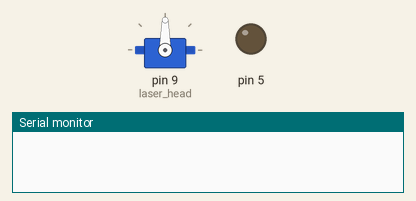
A sketch run on a simulated Arduino Uno, built with avr-gcc and run on an emulated ATmega328P. Shown: servo, output pins drawn as LEDs (lit = HIGH), the last lines printed to the serial monitor. Random numbers use the default seed unless the sketch sets one.

Above: at 0.1 s.
At 10.75 s:
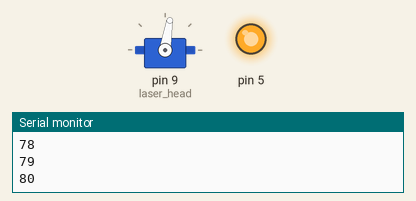
At 20.21 s:
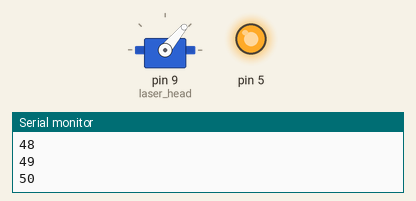
At 39.77 s:
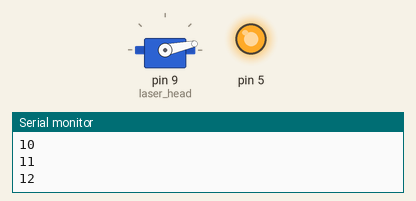
Timing chart, 0 to 40.0 s (numbered marks = the images above):
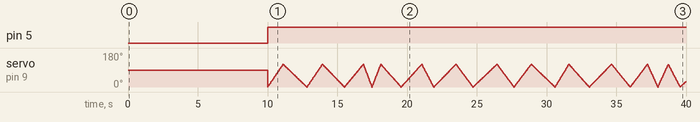

The sketch:

lasercat.ino
```cpp
#include <Servo.h>
Servo laser_head;

#define MAX_ANGLE 120
int lpos =0;
int sweep_time = 15;

void setup() {
  // put your setup code here, to run once:
  laser_head.attach(9);
  Serial.begin(9600);
  pinMode(5,OUTPUT);
  digitalWrite(5,LOW);
  randomSeed(analogRead(0));
}

void run_sweep(unsigned long stop_time) {
  //Turn on the Laser
  digitalWrite(5,HIGH);
  unsigned long counter =0;

  while(counter < stop_time) {
    unsigned long strt_time = millis();
    sweep_time= random(10)+5;
    for(lpos=0; lpos <= MAX_ANGLE; lpos++){
      laser_head.write(lpos);
      delay(sweep_time);
      Serial.println(lpos);
      //printf(lpos);
    }
    sweep_time= random(10)+5;
    for(lpos=MAX_ANGLE; lpos >=0;lpos--){
      laser_head.write(lpos);
      //Serial.println(lpos);
      delay(sweep_time);
    }
    unsigned long add_time = millis() - strt_time;
    counter += add_time;
  }

  //Turn laser off
  digitalWrite(5,LOW);
}

void loop() {
  //Set the next start time;
  unsigned long next_start = 10000; //10 second test
  delay(next_start);
  run_sweep(1000 * 180); // Run for 3 minutes
}
```

Measured:
- by itself, pin 5: LOW → HIGH at 10.0 s
